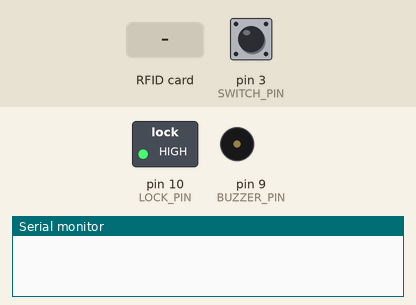
Simulated run of this sketch. Board: Arduino Uno, built with avr-gcc and run on an emulated ATmega328P. Parts: switched loads named in the sketch (green lamp = pin HIGH), buzzer (waves = sounding, pin HIGH), the last lines printed to the serial monitor. The test bench sets the inputs (shaded band); at power-on: pin 3 (SWITCH_PIN) LOW.

Above: at 1.2 s.
1.3 s: pin 3 (SWITCH_PIN) pulled HIGH for 0.15 s
At 2.1 s:
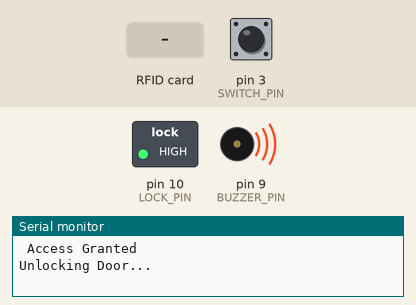
4.4 s: RFID card 5E 7A 19 C4 held to the reader
7.4 s: RFID card A9 17 D5 6F held to the reader
At 9.3 s:
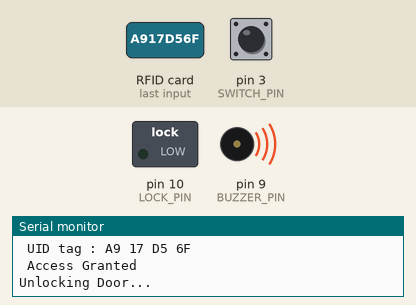
At 15.4 s:
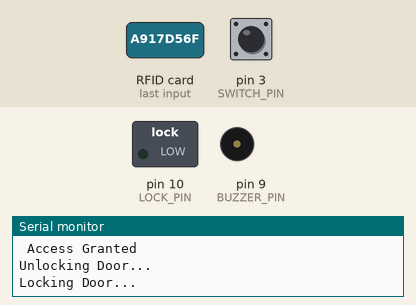
Timing chart, 0 to 16.4 s (numbered marks = the images above; inputs shaded):
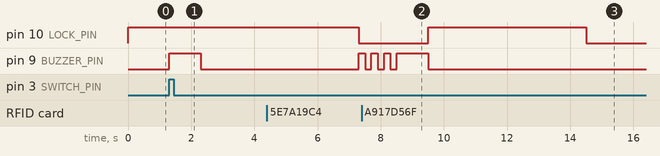

Measured:
- after the input at 1.3 s, pin 9 (BUZZER_PIN): LOW → HIGH at once, → LOW 1.0 s later
- after the input at 4.4 s, pin 9 (BUZZER_PIN): LOW → HIGH after 2.9 s
- after the input at 7.4 s, pin 10 (LOCK_PIN): LOW → HIGH after 2.1 s, → LOW 5.0 s later

The sketch:

rfid_door_lock_noiot.ino
```cpp
#define SS_PIN 4     //D2
#define RST_PIN 5    //D1
#define BUZZER_PIN 9 //S2
#define LOCK_PIN 10  //S3
#define SWITCH_PIN 3 //RX
#define SENSOR_PIN 1 //TX

#include <SPI.h>
#include <MFRC522.h>

MFRC522 mfrc522(SS_PIN, RST_PIN); // Create MFRC522 instance.
int status = LOW;

void setup()
{
  Serial.begin(9600); // Initiate a serial communication
  SPI.begin();        // Initiate  SPI bus
  mfrc522.PCD_Init(); // Initiate MFRC522
  pinMode(LOCK_PIN, OUTPUT);
  pinMode(BUZZER_PIN, OUTPUT);
  pinMode(SWITCH_PIN, INPUT);
  pinMode(SENSOR_PIN, INPUT);
}
void loop()
{
  status = digitalRead(SWITCH_PIN);
  if (status == HIGH)
  {
    Access();
  }
  // Look for new cards
  if (!mfrc522.PICC_IsNewCardPresent())
  {
    return;
  }
  // Select one of the cards
  if (!mfrc522.PICC_ReadCardSerial())
  {
    return;
  }
  //Show UID on serial monitor
  Serial.println();
  Serial.print(" UID tag :");
  String content = "";
  byte letter;
  for (byte i = 0; i < mfrc522.uid.size; i++)
  {
    Serial.print(mfrc522.uid.uidByte[i] < 0x10 ? " 0" : " ");
    Serial.print(mfrc522.uid.uidByte[i], HEX);
    content.concat(String(mfrc522.uid.uidByte[i] < 0x10 ? " 0" : " "));
    content.concat(String(mfrc522.uid.uidByte[i], HEX));
  }
  content.toUpperCase();
  Serial.println();
  if (content.substring(1) == "A9 17 D5 6F") //change UID of the card that you want to give access
  {
    Access();
  }

  else
  {
    NoAccess();
  }
}

void Access()
{
  Serial.println(" Access Granted ");
  Serial.println();
  Serial.println("Unlocking Door...");
  //1 long beep
  digitalWrite(BUZZER_PIN, HIGH);
  delay(1000);
  digitalWrite(BUZZER_PIN, LOW);
  //Unlock door
  digitalWrite(LOCK_PIN, HIGH);
  delay(5000);
  Serial.println("Locking Door...");
  digitalWrite(LOCK_PIN, LOW);
  status = LOW;
}

void NoAccess()
{
  Serial.println(" Access Denied ");
  //3 short beeps
  for (int i = 0; i < 3; i++)
  {
    digitalWrite(BUZZER_PIN, HIGH);
    delay(200);
    digitalWrite(BUZZER_PIN, LOW);
    delay(200);
  }
}
```
